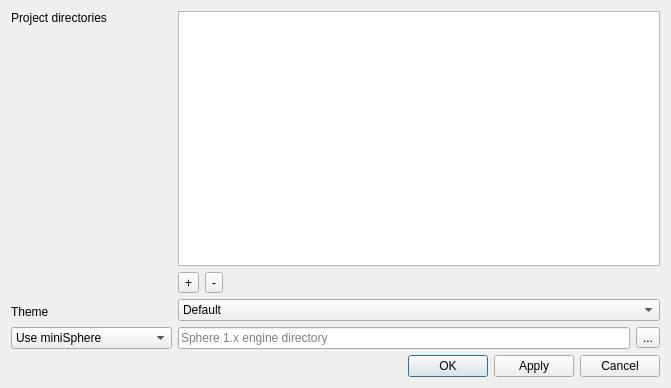
<?xml version="1.0" encoding="UTF-8"?>
<ui version="4.0">
 <class>SettingsWindow</class>
 <widget class="QDialog" name="SettingsWindow">
  <property name="geometry">
   <rect>
    <x>0</x>
    <y>0</y>
    <width>671</width>
    <height>388</height>
   </rect>
  </property>
  <property name="sizePolicy">
   <sizepolicy hsizetype="Preferred" vsizetype="Expanding">
    <horstretch>0</horstretch>
    <verstretch>0</verstretch>
   </sizepolicy>
  </property>
  <property name="windowTitle">
   <string>Configure QtSphere IDE</string>
  </property>
  <layout class="QVBoxLayout" name="verticalLayout">
   <item>
    <layout class="QHBoxLayout" name="horizontalLayout_2">
     <item>
      <layout class="QVBoxLayout" name="verticalLayout_2">
       <item>
        <widget class="QLabel" name="projectDirectories_lbl">
         <property name="text">
          <string>Project directories</string>
         </property>
        </widget>
       </item>
       <item>
        <spacer name="verticalSpacer">
         <property name="orientation">
          <enum>Qt::Vertical</enum>
         </property>
         <property name="sizeHint" stdset="0">
          <size>
           <width>20</width>
           <height>40</height>
          </size>
         </property>
        </spacer>
       </item>
       <item>
        <widget class="QLabel" name="theme_lbl">
         <property name="text">
          <string>Theme</string>
         </property>
        </widget>
       </item>
       <item>
        <spacer name="verticalSpacer_2">
         <property name="orientation">
          <enum>Qt::Vertical</enum>
         </property>
         <property name="sizeType">
          <enum>QSizePolicy::Fixed</enum>
         </property>
         <property name="sizeHint" stdset="0">
          <size>
           <width>20</width>
           <height>2</height>
          </size>
         </property>
        </spacer>
       </item>
       <item>
        <widget class="QComboBox" name="whichEngine_combo">
         <property name="toolTip">
          <string>&lt;html&gt;&lt;head/&gt;&lt;body&gt;&lt;p&gt;If the legacy engine is chosen on a non-Windows OS and WINE is available, it will be used.&lt;/p&gt;&lt;/body&gt;&lt;/html&gt;</string>
         </property>
         <item>
          <property name="text">
           <string>Use miniSphere</string>
          </property>
         </item>
         <item>
          <property name="text">
           <string>Use Sphere 1.x (legacy)</string>
          </property>
         </item>
        </widget>
       </item>
      </layout>
     </item>
     <item>
      <layout class="QVBoxLayout" name="verticalLayout_3">
       <item>
        <widget class="QListWidget" name="projectDirsList">
         <property name="sizePolicy">
          <sizepolicy hsizetype="Expanding" vsizetype="MinimumExpanding">
           <horstretch>0</horstretch>
           <verstretch>0</verstretch>
          </sizepolicy>
         </property>
         <property name="resizeMode">
          <enum>QListView::Adjust</enum>
         </property>
         <property name="sortingEnabled">
          <bool>false</bool>
         </property>
        </widget>
       </item>
       <item>
        <layout class="QHBoxLayout" name="horizontalLayout_3">
         <item>
          <widget class="QToolButton" name="addDirButton">
           <property name="text">
            <string>+</string>
           </property>
          </widget>
         </item>
         <item>
          <widget class="QToolButton" name="removeDirButton">
           <property name="text">
            <string>-</string>
           </property>
          </widget>
         </item>
         <item>
          <spacer name="horizontalSpacer">
           <property name="orientation">
            <enum>Qt::Horizontal</enum>
           </property>
           <property name="sizeHint" stdset="0">
            <size>
             <width>650</width>
             <height>20</height>
            </size>
           </property>
          </spacer>
         </item>
        </layout>
       </item>
       <item>
        <widget class="QComboBox" name="themeCombo">
         <item>
          <property name="text">
           <string>Default</string>
          </property>
         </item>
         <item>
          <property name="text">
           <string>Dark</string>
          </property>
         </item>
         <item>
          <property name="text">
           <string>Blue</string>
          </property>
         </item>
         <item>
          <property name="text">
           <string>Radnen</string>
          </property>
         </item>
         <item>
          <property name="text">
           <string>Sublime</string>
          </property>
         </item>
         <item>
          <property name="text">
           <string>Custom</string>
          </property>
         </item>
        </widget>
       </item>
       <item>
        <layout class="QHBoxLayout" name="horizontalLayout_4">
         <item>
          <widget class="QLineEdit" name="legacyDir_txt">
           <property name="placeholderText">
            <string>Sphere 1.x engine directory</string>
           </property>
          </widget>
         </item>
         <item>
          <widget class="QToolButton" name="legacyDir_btn">
           <property name="text">
            <string>...</string>
           </property>
          </widget>
         </item>
        </layout>
       </item>
      </layout>
     </item>
    </layout>
   </item>
   <item>
    <layout class="QHBoxLayout" name="horizontalLayout">
     <item>
      <spacer name="horizontalSpacer_2">
       <property name="orientation">
        <enum>Qt::Horizontal</enum>
       </property>
       <property name="sizeHint" stdset="0">
        <size>
         <width>650</width>
         <height>19</height>
        </size>
       </property>
      </spacer>
     </item>
     <item>
      <widget class="QPushButton" name="okButton">
       <property name="text">
        <string>OK</string>
       </property>
      </widget>
     </item>
     <item>
      <widget class="QPushButton" name="applyButton">
       <property name="text">
        <string>Apply</string>
       </property>
      </widget>
     </item>
     <item>
      <widget class="QPushButton" name="cancelButton">
       <property name="text">
        <string>Cancel</string>
       </property>
      </widget>
     </item>
    </layout>
   </item>
  </layout>
 </widget>
 <resources/>
 <connections/>
</ui>
